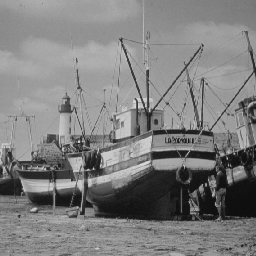
//> input picture LogPolar/ass2ques3/Boats.tif, 256 x 256 px
$ ./logpolar   (built with g++ and OpenCV 4)
//> lines starting //> are read from the running program, lines starting //| are printed output that depends on the picture
#include<iostream>
#include<cv.h>
#include<highgui.h>

#define PI 3.14;

using namespace std;


void main()
{
	IplImage* img;
	img = cvLoadImage("Boats.tif",0);
//> img is the input picture: 256 rows x 256 cols, CV_8UC1; min 13, max 218, mean 126.4
	//img = cvLoadImage("Books.tif",0);
	//img = cvLoadImage("Cameraman.tif",0);

	if(img == NULL)
	{
		cout<<"Unable to load the image"<<endl;
		system("pause");
		exit(0);
	}

	int height = img->height;
//> height = 256
	int width = img->width;
//> width = 256

	int centerX = height/2;
//> centerX = 128
	int centerY = width/2;
//> centerY = 128
	double step = 64.0/360.0;
	double angle;

	int radius = 128;
	int theta = 64;
	IplImage* LOG_POLAR_Image = cvCreateImage(cvSize(width,height),IPL_DEPTH_8U,1);

	for(int i = 0; i < height; i++)
		for(int j = 0; j < width; j++)
			LOG_POLAR_Image->imageData[i*LOG_POLAR_Image->widthStep+j] = 0;
//> LOG_POLAR_Image: 256 rows x 256 cols, CV_8UC1; every value is 0


	IplImage* polar = cvCreateImage(cvSize(theta,radius),IPL_DEPTH_8U,1);
	double no_of_times[128][64];
	double polar_matrix[128][64];

	for(int i = 0; i < radius; i++)
		for(int j = 0; j < theta; j++)
		{
			polar->imageData[i*polar->widthStep+j] = 0;
			no_of_times[i][j] = 0.0;
			polar_matrix[i][j] = 0.0;
		}


	for(int i = 0; i < height; i++)
		for(int j = 0; j < width; j++)
		{
			int rho = (int)(sqrt(pow((double)(i-centerX),2) + pow((double)(j-centerY),2))+0.5);

			if(rho < radius)
			{
                    angle = atan2((double)(j-centerY), (double)(i-centerX));

					if(angle < 0)
					{
							angle = angle + 2*PI;
					}

					double temp = 2*PI;
					temp = temp/(double)theta;
					angle = floor(angle/temp)+1;
					no_of_times[rho][(int)angle] = no_of_times[rho][(int)angle] + 1;
					polar_matrix[rho][(int)angle] =  (double)img->imageData[i*img->widthStep+j] + polar_matrix[rho][(int)angle] ;
			}
		}
//> this loop made 256 passes
//> angle on passes 1 to 3: 0, 32, 31
//> after the loop, angle = 1

	for(int i = 0; i < 128; i++)
	{
		for(int j = 0; j < 64; j++)
		{
			if(no_of_times[i][j] != 0)
			{
				polar_matrix[i][j] = polar_matrix[i][j]/no_of_times[i][j];
			}
			polar->imageData[i*polar->widthStep+j] = (uchar)(polar_matrix[i][j]);
		}
	}
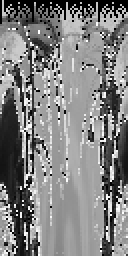
//> polar: 128 rows x 64 cols, CV_8UC1 (shown 2 times larger); min 0, max 255, mean 128.9

	for(int i = 0; i < 256; i++)
		for(int j = 0; j < 256; j++)
		{
			int rho = (int)(sqrt((double)((i-128)*(i-128) + (j-128)*(j-128))) + 0.5);
			if (rho < 128)
			{
				angle = atan2((double)(j-128), (double)(i-128));

				if (angle < 0)
				{
					angle = angle + 2*PI;
				}

				double tempo = (double)(1/32.0)*PI;
				angle = floor(angle/tempo)+ 1;
				LOG_POLAR_Image->imageData[i*LOG_POLAR_Image->widthStep+j] = polar->imageData[rho*polar->widthStep+(int)angle];
			}

		}
//> this loop made 256 passes
//> angle on passes 1 to 3: 1, 32, 31
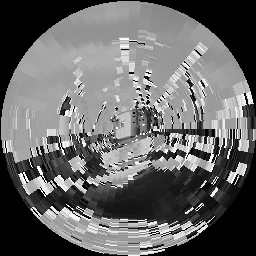
//> LOG_POLAR_Image: 256 rows x 256 cols, CV_8UC1; min 0, max 255, mean 103.7
//> after the loop, angle = 1

	cvNamedWindow("Original Image",0);
	cvShowImage("Original Image",img);
	cvNamedWindow("Polar Representation Image",0);
	cvShowImage("Polar Representation Image",polar);
	cvNamedWindow("LOG_POLAR Image",0);
	cvShowImage("LOG_POLAR Image",LOG_POLAR_Image);
	cvWaitKey(0);
	cvDestroyWindow("Polar Representation");
	cvDestroyWindow("Original Image");
	cvDestroyWindow("LOG_POLAR Image");
	cvReleaseImage(&img);
	cvReleaseImage(&polar);
	cvReleaseImage(&LOG_POLAR_Image);

}

$ run again, with LogPolar/ass2ques3/Cameraman.tif copied over LogPolar/ass2ques3/Boats.tif
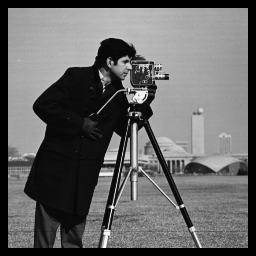
//> input picture LogPolar/ass2ques3/Cameraman.tif, 256 x 256 px
//> img is the input picture: 256 rows x 256 cols, CV_8UC1; min 0, max 253, mean 102.1
//> the loop `for(int i = 0; i < height; i++)` made 256 passes
//> angle on passes 1 to 3: 0, 32, 31
//> after the loop `for(int i = 0; i < height; i++)`: angle = 1
//> after the loop `for(int i = 0; i < 128; i++)`:
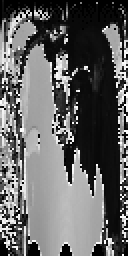
//> polar: 128 rows x 64 cols, CV_8UC1 (shown 2 times larger); min 0, max 255, mean 99.8
//> the loop `for(int i = 0; i < 256; i++)` made 256 passes
//> angle on passes 1 to 3: 1, 32, 31
//> after the loop `for(int i = 0; i < 256; i++)`:
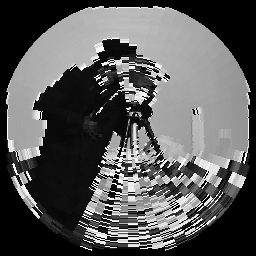
//> LOG_POLAR_Image: 256 rows x 256 cols, CV_8UC1; min 0, max 255, mean 89.5
